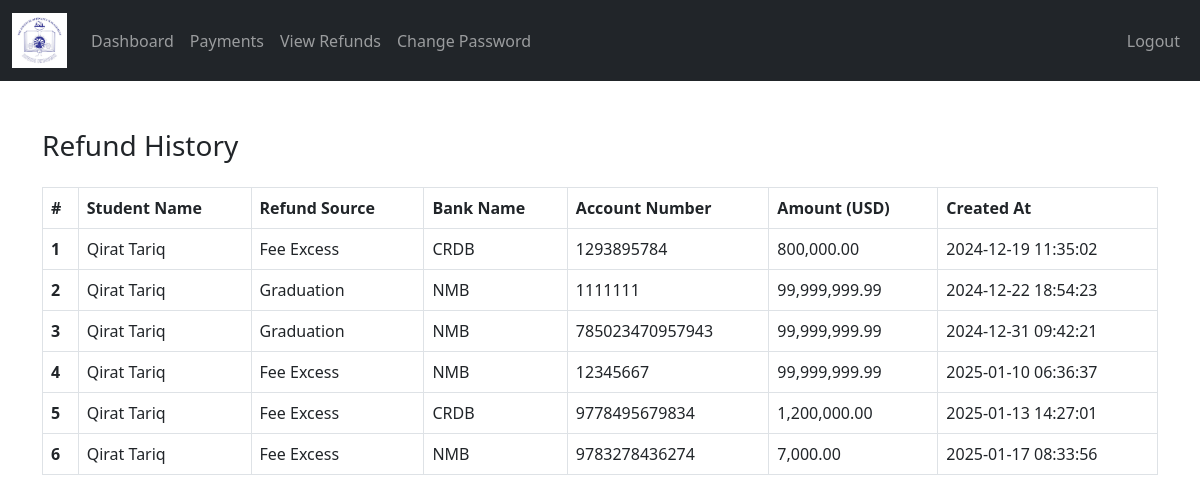
The page /Student/RefundView.php (signed in) on the database its author committed.
### tables this page shows
CREATE TABLE `refund` (
  `id` int(11) NOT NULL,
  `student_id` int(11) NOT NULL,
  `refund_source` varchar(255) NOT NULL,
  `account_number` bigint(20) NOT NULL,
  `amount` decimal(10,2) NOT NULL,
  `created_at` timestamp NOT NULL DEFAULT current_timestamp(),
  `bank_name` varchar(255) NOT NULL,
  `status` varchar(50) DEFAULT 'Pending',
  `batch_id` int(11) DEFAULT NULL,
  `reason` text DEFAULT NULL
);

### Student/RefundView.php (the view, shortened to what this page needs)
<?php
if (isset($_SESSION['student_id']) && isset($_SESSION['role'])) {
    if ($_SESSION['role'] == 'Student') {
       include "../DB_connection.php";
       $student_id = $_SESSION['student_id'];
       try {
           $query = "
               SELECT refund.*, CONCAT(students.fname, ' ', students.lname) AS full_name
               FROM refund
               JOIN students ON refund.student_id = students.student_id
               WHERE refund.student_id = :student_id
           ";
           $stmt = $conn->prepare($query);
           $stmt->execute([':student_id' => $student_id]);
           $refunds = $stmt->fetchAll(PDO::FETCH_ASSOC);
       } catch (PDOException $e) {
           echo "Error: " . $e->getMessage();
           exit;
       }
 ?>
<!DOCTYPE html>
<html lang="en">
<head>
    <link rel="stylesheet" href="https://cdn.jsdelivr.net/npm/bootstrap@5.2.0/dist/css/bootstrap.min.css">
    <link rel="stylesheet" href="../css/style.css">
</head>
<body>
    <?php include "inc/navbar.php"; ?>
    <div class="container mt-5">
        <h3>Refund History</h3>
        <?php if ($refunds) { ?>
        <div class="table-responsive">
            <table class="table table-bordered mt-3">
                <thead>
                    <tr>
                        <th scope="col">#</th>
                        <th scope="col">Student Name</th>
                        <th scope="col">Refund Source</th>
                        <th scope="col">Bank Name</th>
                        <th scope="col">Account Number</th>
                        <th scope="col">Amount (USD)</th>
                        <th scope="col">Created At</th>
                    </tr>
                </thead>
                <tbody>
                    <?php $i = 0; foreach ($refunds as $refund) { $i++; ?>
                    <tr>
                        <th scope="row"><?= $i ?></th>
                        <td><?= htmlspecialchars($refund['full_name']) ?></td>
                        <td><?= htmlspecialchars($refund['refund_source']) ?></td>
                        <td><?= htmlspecialchars($refund['bank_name']) ?></td>
                        <td><?= htmlspecialchars($refund['account_number']) ?></td>
                        <td><?= number_format($refund['amount'], 2) ?></td>
                        <td><?= htmlspecialchars($refund['created_at']) ?></td>
                    </tr>
                    <?php } ?>
                </tbody>
            </table>
        </div>
        <?php } else { ?>
            <div class="alert alert-info mt-3" role="alert">
                No refund applications found.
            </div>
        <?php } ?>
    </div>
</body>
</html>
<?php
  } else {
    header("Location: ../login.php");
    exit;
  }
} else {
    header("Location: ../login.php");
    exit;
}
?>

### rows shown on the page
refund: full_name "Qirat Tariq", refund_source "Fee Excess", bank_name "CRDB", account_number "1293895784", amount "800,000.00", created_at "2024-12-19 11:35:02"
refund: full_name "Qirat Tariq", refund_source "Graduation", bank_name "NMB", account_number "1111111", amount "99,999,999.99", created_at "2024-12-22 18:54:23"
refund: full_name "Qirat Tariq", refund_source "Graduation", bank_name "NMB", account_number "785023470957943", amount "99,999,999.99", created_at "2024-12-31 09:42:21"
refund: full_name "Qirat Tariq", refund_source "Fee Excess", bank_name "NMB", account_number "12345667", amount "99,999,999.99", created_at "2025-01-10 06:36:37"
refund: full_name "Qirat Tariq", refund_source "Fee Excess", bank_name "CRDB", account_number "9778495679834", amount "1,200,000.00", created_at "2025-01-13 14:27:01"
refund: full_name "Qirat Tariq", refund_source "Fee Excess", bank_name "NMB", account_number "9783278436274", amount "7,000.00", created_at "2025-01-17 08:33:56"
